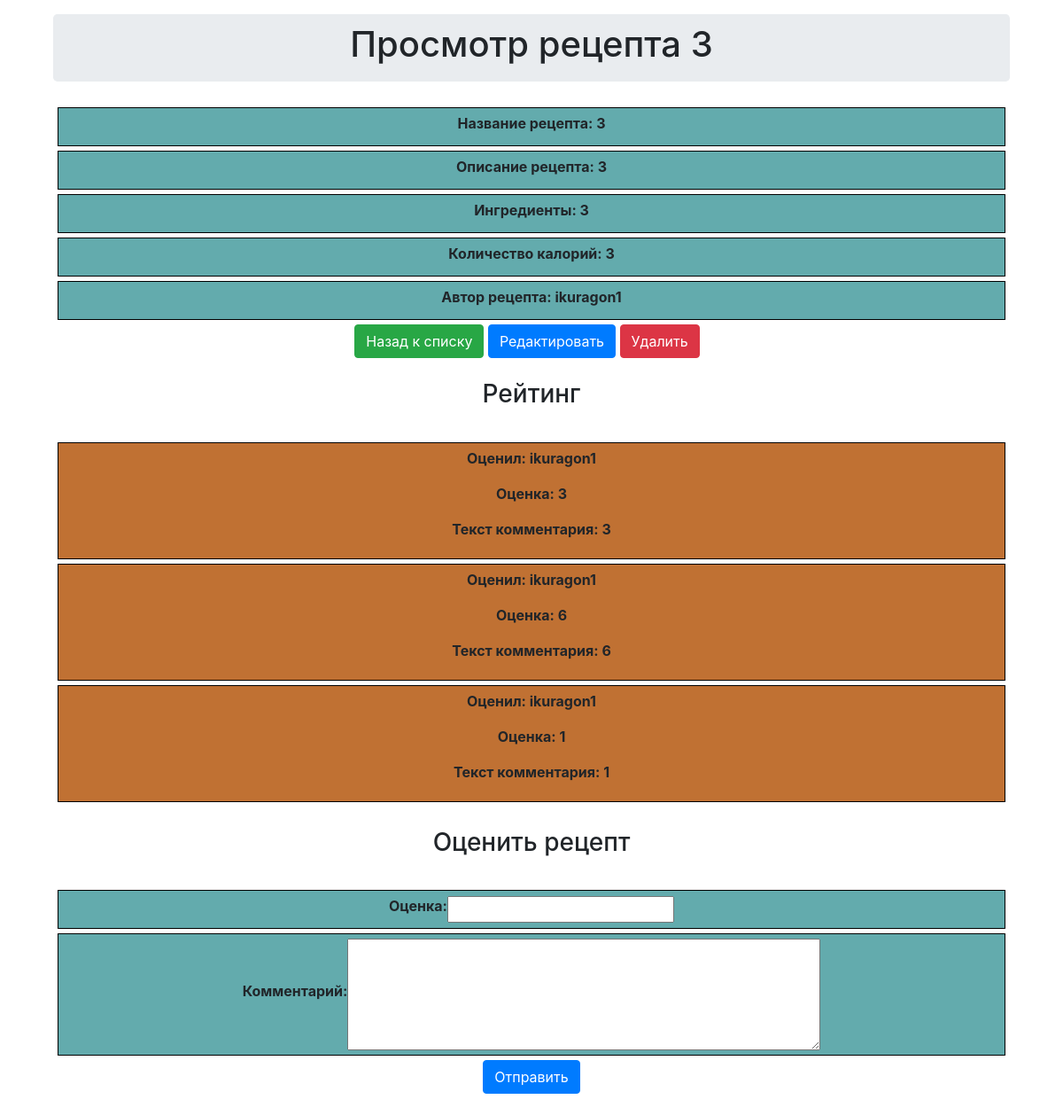
/view_receipt/2 (signed in), run on the app's committed database.
### models.py (models this page shows, shortened)
class Receipt(db.Model):
    id = db.Column(db.Integer, primary_key=True)
    name_of_receipt = db.Column(db.String(100), nullable=False)
    about_of_receipt = db.Column(db.Text, nullable=False)
    ingredients = db.Column(db.String(100), nullable=False)
    kilocalories = db.Column(db.Integer, nullable=False)
    author_of_receipt = db.Column(db.String(50), db.ForeignKey('user.username'))

class Rating(db.Model):
    id = db.Column(db.Integer, primary_key=True)
    rate = db.Column(db.Integer, nullable=False)
    comment = db.Column(db.Text, nullable=True)
    receipt_id = db.Column(db.Integer, db.ForeignKey('receipt.id'))
    rating_user_id = db.Column(db.String(50), db.ForeignKey('user.username'))

### app.py (the view, shortened to what this page needs)
@app.route('/view_receipt/<int:receipt_id>', methods=['GET', 'POST'])
def view_receipt(receipt_id):
    receipt = Receipt.query.get_or_404(receipt_id)
    form = RatingForm()
    ratings = Rating.query.filter_by(receipt_id=receipt_id).all()
    return render_template('view_receipt.html', receipt=receipt, form=form, ratings=ratings)

### forms.py
class RatingForm(FlaskForm):
    rate = IntegerField('Оценка:', validators=[validators.DataRequired()])
    comment = TextAreaField('Комментарий:')
    submit = SubmitField('Отправить')

### auth.py (called while the page is built)
@app.before_request
def require_login():
    allowed_routes = ['login', 'register', 'forgot_password', 'reset_password']
    if request.endpoint not in allowed_routes and 'logged_in' not in session:
        return redirect(url_for('login'))

### templates/view_receipt.html (shortened to what this page needs)
<!doctype html>
<html lang="ru">
<head>
  <link rel="stylesheet" href="https://stackpath.bootstrapcdn.com/bootstrap/4.5.2/css/bootstrap.min.css">
</head>
<body class="bodys">
  <div class="container">
    <div class="container mt-3 text-center">
      <div class="jumbotron">
        <h1 class="display-10">Просмотр рецепта {{receipt.name_of_receipt}}</h1>
      </div>
      {% block content %}
      <br>
      <div class="form-group">
        <label for="name_of_receipt">Название рецепта: {{receipt.name_of_receipt}}</label>
      </div>
      <div class="form-group">
        <label for="about_of_receipt">Описание рецепта: {{receipt.about_of_receipt}}</label>
      </div>
      <div class="form-group">
        <label for="ingredients">Ингредиенты: {{receipt.ingredients}}</label>
      </div>
      <div class="form-group">
        <label for="kilocalories">Количество калорий: {{receipt.kilocalories}}</label>
      </div>
      <div class="form-group">
        <label for="author_of_receipt">Автор рецепта: {{receipt.author_of_receipt}}</label>
      </div>
      <a href="/" class="btn btn-success">Назад к списку</a>
      <form action="{{ url_for('edit_receipt', receipt_id=receipt.id) }}" method="GET" style="display: inline-block;">
        <input type="submit" value="Редактировать" class="btn btn-primary">
      </form>
      <form action="{{ url_for('delete_receipt', receipt_id=receipt.id) }}" method="POST" style="display: inline-block; margin-right: 10px;">
        <input type="submit" value="Удалить" class="btn btn-danger">
      </form>
      <br>
      <br>
      <h3>Рейтинг</h3>
      <br>
      {% for rating in ratings %}
        {% if rating.receipt_id == receipt.id %}
          <div class="rating-comment-group">
            <p>Оценил: {{ rating.rating_user_id }}</p>
            <p>Оценка: {{ rating.rate }}</p>
            <p>Текст комментария: {{ rating.comment }}</p>
          </div>
        {% endif %}
      {% endfor %}
      <br>
      <h3>Оценить рецепт</h3>
      <br>
      <form method="POST" action="{{ url_for('add_rate', receipt_id=receipt.id) }}">
        <div class="form-group">
          {{ form.rate.label }} {{ form.rate(size=5) }}
        </div>
        <div class="form-group">
          {{ form.comment.label }} {{ form.comment(cols=50, rows=5) }}
        </div>
        <input type="submit" value="Отправить" class="btn btn-primary">
      </form>
      <br>
      {% endblock %}
    </div>
  </div>
</body>
</html>

### templates/view_receipt.html (style rules this page uses)
.bodys { background: url(https://www.meme-arsenal.com/memes/de3d050d0ecb214778ff2516c4caa490.jpg); background-size: 100%; }
.jumbotron { padding: 10px; margin-bottom: 0; }
.form-group { display: flex; align-items: center; justify-content: center; border: 1px solid black; margin: 5px; padding: 5px; min-width: 100px; background-color: #63abad; font-weight: bold; }
.rating-comment-group { display: flex; flex-direction: column; align-items: center; justify-content: center; border: 1px solid black; margin: 5px; padding: 5px; min-width: 100px; background-color: #c07133; font-weight: bold; }

### data on the page
Receipt: name_of_receipt "3", about_of_receipt "3", ingredients "3", kilocalories "3", author_of_receipt "ikuragon1"
Rating: rating_user_id "ikuragon1", rate "3", comment "3"
Rating: rating_user_id "ikuragon1", rate "6", comment "6"
Rating: rating_user_id "ikuragon1", rate "1", comment "1"
